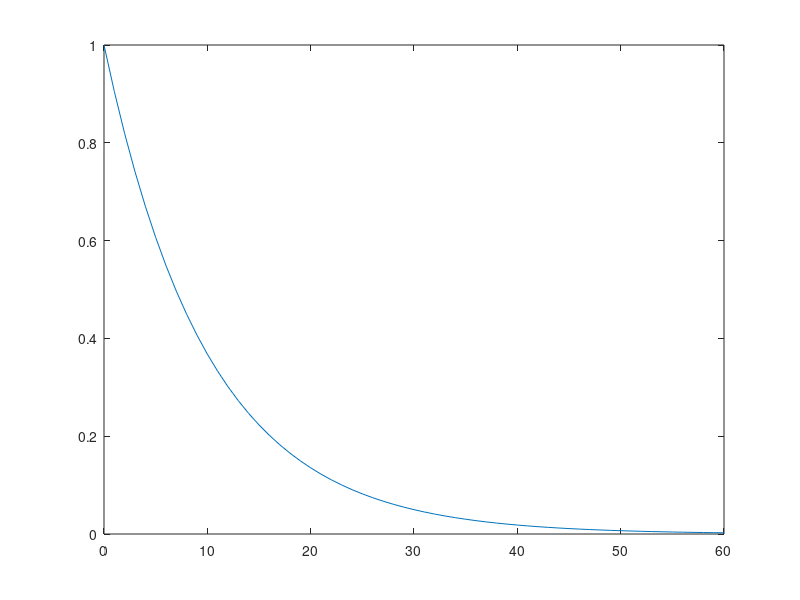

MATLAB code for this plot: (Note: this script raises an error after producing the figure.)
%%
x = 0:0.25:60.0;
y = 1.0 ./ (x * 1.0 + 1.0);
plot(x, y)
%%
x = 0:1.0:60.0;
y = 1.0 ./ exp(x * 0.1);
plot(x, y)
%%
x = -5:0.05:5;
y = tansig(x);
plot(x, y);